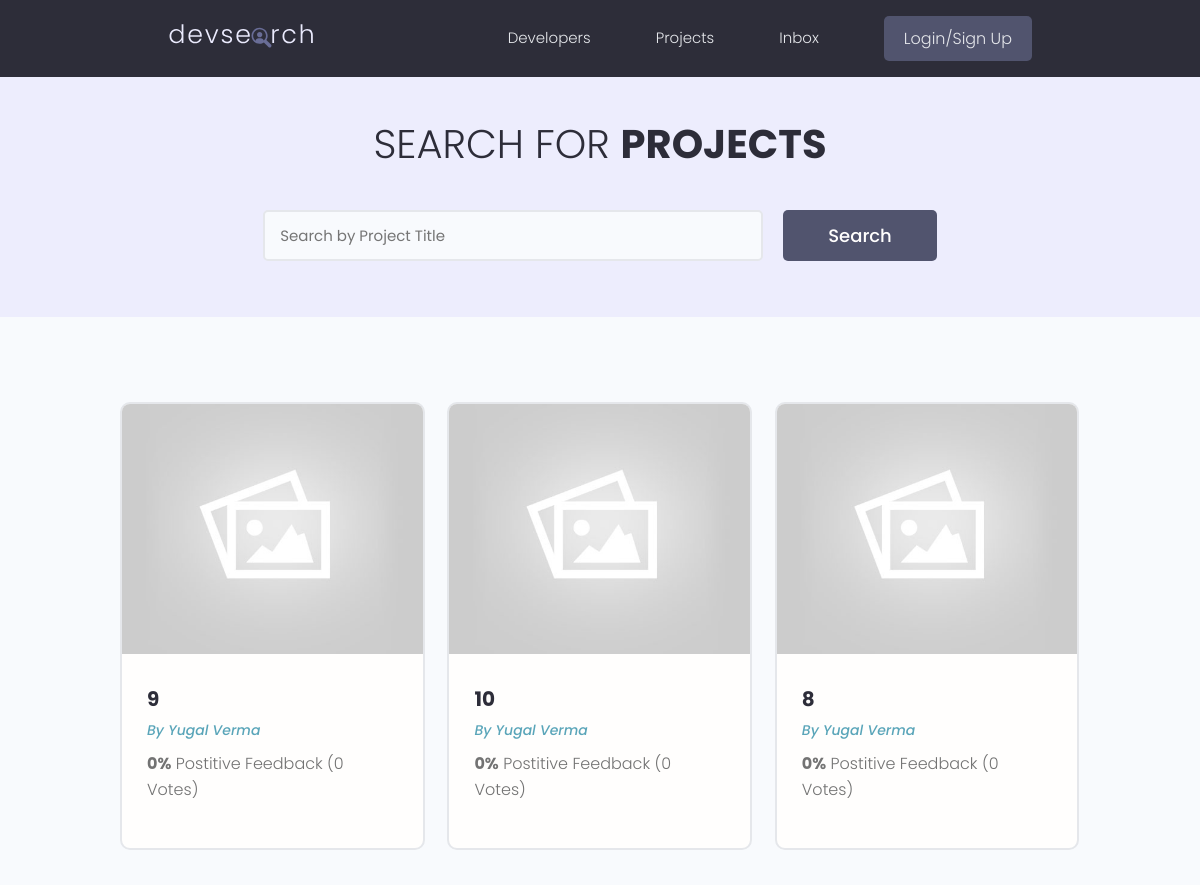
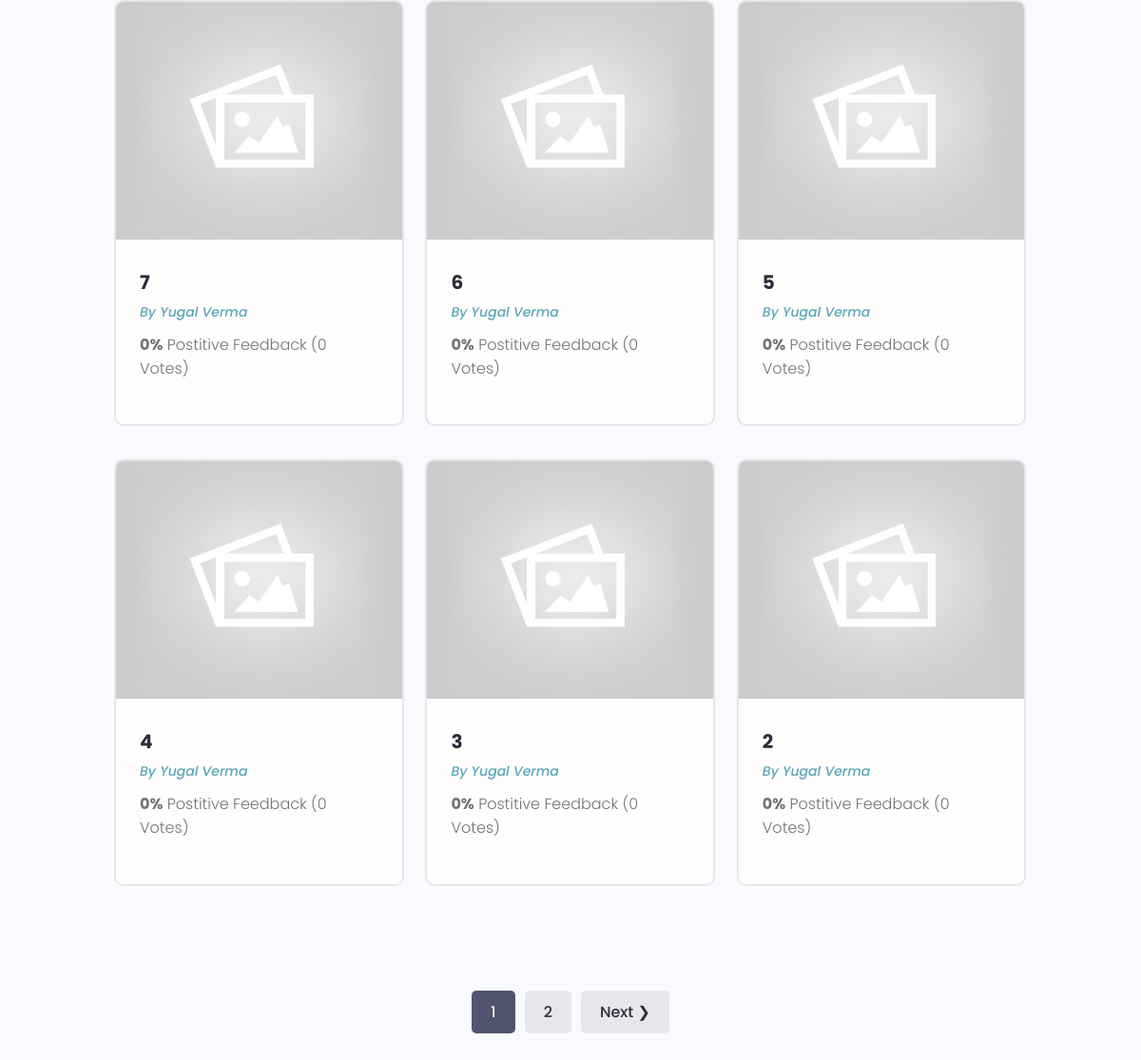
/projects/, run on the app's committed database (2 pictures, top to bottom).
### projects/models.py (models this page shows, shortened)
class Project(models.Model):
    owner = models.ForeignKey(Profile,on_delete=models.SET_NULL,null=True,blank=True)
    title = models.CharField(max_length = 200)
    description = models.TextField(null=True, blank=True)
    featured_image = models.ImageField(blank= True, null=True, default='default.jpg')
    demo_link = models.CharField(max_length = 2000, null = True, blank=True)
    source_link = models.CharField(max_length = 200, blank=True, null=True)
    tags = models.ManyToManyField('Tag', blank=True)
    vote_total = models.IntegerField(default=0, blank=True, null=True)
    vote_ratio = models.IntegerField(default=0, blank=True, null=True)
    created = models.DateTimeField(auto_now_add=True)
    id = models.UUIDField(default=uuid.uuid4, unique=True, primary_key=True, editable=False)
    class Meta:
        ordering = ['-created']

### users/models.py (models this page shows, shortened)
class Profile(models.Model):
    user = models.OneToOneField(User, on_delete=models.CASCADE,null=True, blank=True)
    name = models.CharField(max_length=200, blank=True,null=True)
    email = models.CharField(max_length=500, blank=True,null=True)
    username = models.CharField(max_length=200, blank=True,null=True)
    location = models.CharField(max_length=200, blank=True,null=True)
    short_intro = models.CharField(max_length = 500, blank=True,null=True)
    bio = models.TextField(blank=True,null=True)
    profile_image = models.ImageField(blank=True, null= True, default ='profiles/user-default.png', upload_to="profiles/")
    social_github = models.CharField(max_length=200, blank=True,null=True)
    social_twitter = models.CharField(max_length=200, blank=True,null=True)
    social_youtube = models.CharField(max_length=200, blank=True,null=True)
    social_linkedin = models.CharField(max_length=200, blank=True,null=True)
    social_website = models.CharField(max_length=200, blank=True,null=True)
    created = models.DateTimeField(auto_now_add=True)
    id = models.UUIDField(default=uuid.uuid4, unique=True, primary_key=True, editable=False)

### projects/views.py (the view)
# urls.py: path('projects/', include('projects.urls')),
def projects(request):
    projects,search_query = searchProjects(request)
    page = request.GET.get('page')
    results = 9
    paginator = Paginator(projects,results)
    try:
        projects = paginator.page(page)
    except PageNotAnInteger:
        page = 1
        projects = paginator.page(page)
    except EmptyPage:
        page = paginator.num_pages
        projects = paginator.page(page)
    context = {'projects': projects, 'search_query': search_query, 'paginator': paginator}
    return render(request,'projects/projects.html', context)

### projects/utils.py (called while the page is built)
def searchProjects(request):
    search_query = ''
    if request.GET.get('search_query'):
        search_query = request.GET.get('search_query')
    tags = Tag.objects.filter(name__icontains=search_query)
    projects = Project.objects.distinct().filter(
        Q(title__icontains = search_query) |
        Q(description__icontains = search_query) |
        Q(owner__name__icontains = search_query) |
        Q(tags__in = tags)
    )
    return projects, search_query

### projects/templates/projects/projects.html (shortened to what this page needs)
{% extends "main.html" %}
{% block content %}
        <main class="projects">
            <section class="hero-section text-center">
              <div class="container container--narrow">
                <div class="hero-section__box">
                  <h2>Search for <span>Projects</span></h2>
                </div>
                <div class="hero-section__search">
                  <form class="form" action="{% url 'projects' %}" method="get">
                    <div class="form__field">
                      <input class="input input--text" id="formInput#search" type="text" name="search_query"
                       value = "{{search_query}}" placeholder="Search by Project Title" />
                    </div>
                    <input class="btn btn--sub btn--lg" type="submit" value="Search" />
                  </form>
                </div>
              </div>
            </section>
            <section class="projectsList">
              <div class="container">
                <div class="grid grid--three">
                {% for project in projects %}
                    <div class="column">
                        <div class="card project">
                      <a href="{% url 'project' project.id %}" class="project">
                        <img class="project__thumbnail" src="{{project.featured_image.url}}" alt="project thumbnail" />
                        <div class="card__body">
                          <h3 class="project__title">{{project.title}}</h3>
                          <p><a class="project__author" href="{% url 'user-profile' project.owner.id %}">By {{project.owner.name}}</a></p>
                          <p class="project--rating">
                            <span style="font-weight: bold;">{{project.vote_ratio}}%</span> Postitive
                            Feedback ({{project.vote_total}} Vote{{project.vote_total|pluralize:"s"}})
                          </p>
                        </div>
                      </a>
                        </div>
                    </div>
                {% endfor %}
                </div>
              </div>
            </section>
            {% if projects.has_other_pages %}
            <div class="pagination">
              <ul class="container">
                {% for page in paginator.page_range %}
                  {% if page == projects.number %}
                  <li><a href="?page={{page}}" class="btn btn--sub">{{page}}</a></li>
                  {% else %}
                  <li><a href="?page={{page}}" class="btn">{{page}}</a></li>
                  {% endif %}
                {% endfor %}
                {% if projects.has_next %}
                  <li><a href="?page={{projects.next_page_number}}" class="btn">Next &#10095;</a></li>
                {% endif %}
              </ul>
            </div>
            {% endif %}
          </main>
{% endblock  %}

### static/styles/app.css (style rules this page uses)
:root { --color-sub: #2d2d39; }
.btn--sub { background-color: var(--color-sub-light); }
.card { border: 2px solid var(--color-light); }
img { width: 100%; }
.hero-section { height: 40vh; display: flex; align-items: center; background-color: var(--color-sub); }
.hero-section__box { margin-bottom: 4rem; }
.hero-section__box > h2, .hero-section__box > h2 > span { font-size: 4rem; color: var(--color-light); line-height: 1.3; text-transform: uppercase; }
.hero-section__box > h2 { font-weight: 300; }
.hero-section__box > h2 > span { font-weight: 700; }
.hero-section__search > .form { display: flex; align-items: center; justify-content: center; gap: 2rem; }
.hero-section__search > .form input.input--text { width: 50rem; }
.pagination { margin-top: 8rem; margin-bottom: 10rem; }
.pagination > ul { flex-wrap: wrap; list-style: none; display: flex; align-items: center; justify-content: center; gap: 1rem; }
.pagination .btn { color: var(--color-sub); }
.pagination .btn.btn--sub { color: var(--color-light); }
.project__author { font-size: 1.4rem; font-style: italic; }
.project--rating { margin-bottom: 1.6em; margin-top: .5em; }
.projects > .hero-section { background: var(--color-sub-lighter); height: 30vh; }
.projects .hero-section__box { margin-bottom: 2.5rem; }
.projects .hero-section__box > h2 { color: var(--color-sub); }
.projects .hero-section__box > h2 > span { font-weight: 700; color: var(--color-sub); }
.projectsList { margin-top: 8rem; }
.project__thumbnail { height: 25rem; object-fit: cover; object-position: top center; }
.project__title { font-size: 2rem; font-weight: 700; color: var(--color-sub); }

### static/uikit/styles/modules/_variables.css (style rules this page uses)
:root { --color-main: #5aa5b9; --color-main-light: #e6faff; --color-sub: #3f4156; --color-sub-light: #51546e; --color-sub-lighter: #ededfd; --color-text: #737373; --color-gray: #8b8b8b; --color-light: #e5e7eb; --color-light-gray: #767676; --color-bg: #f8fafd; --color-white: #fffefd; --color-white-light: #f3f3f3; --color-success: #359e64; --color-success-bg: #def8e8; --color-error: #fc4b0b; --color-error-bg: #fff2ee; --font-base: 'Poppins', arial, helvetica, 'Segoe UI', roboto, ubuntu, sans-serif; --font-monospace: 'Fira Code', 'Courier New', courier, monospace; --font-regular: 300; --font-medium: 500; --font-bold: 700; --generic-shadow: 1px 1px 5px #00000010; --generic-transition: all 0.3s ease-in-out; }

### static/uikit/styles/modules/_base.css (style rules this page uses)
* { margin: 0; padding: 0; box-sizing: border-box; text-rendering: optimizeLegibility; color: inherit; font-size: inherit; }
html { font-size: 50%; }
@media only screen and (min-width: 480px) { html { font-size: 56.25%; } }
@media only screen and (min-width: 1200px) { html { font-size: 62.5%; } }
body { line-height: 1.6; font-weight: 400; font-size: 1.5rem; color: var(--color-text); background-color: var(--color-bg); min-height: 100vh; }

### static/uikit/styles/modules/_typography.css (style rules this page uses)
* { font-family: var(--font-base); }
h2 { font-size: 3.6rem; font-weight: var(--font-bold); }
h3 { font-size: 3.2rem; font-weight: var(--font-medium); }
p, span, strong { font-size: 1.6rem; color: var(--color-text); font-weight: var(--font-regular); }
a { padding-bottom: 2px; text-decoration: none; display: inline-block; color: var(--color-main); font-weight: var(--font-medium); }

### static/uikit/styles/modules/_utilities.css (style rules this page uses)
.container { width: 92%; max-width: 165rem; margin: 0 auto; box-sizing: border-box; }
.container--narrow { width: 92%; max-width: 120rem; }
@media screen and (min-width: 1000px) { .container { width: 90%; } }
@media screen and (min-width: 1000px) { .container--narrow { width: 85%; } }
@media screen and (min-width: 1200px) { .container { width: 80%; } }
@media screen and (min-width: 1200px) { .container--narrow { width: 72%; } }
.text-center { text-align: center; }

### static/uikit/styles/modules/_button.css (style rules this page uses)
.btn { display: inline-block; position: relative; cursor: pointer; background-color: var(--color-light); font-weight: var(--font-medium); color: var(--color-sub); text-decoration: none; padding: 1rem 2rem; border-radius: 0.5rem; border: none; width: -webkit-fit-content; width: -moz-fit-content; width: fit-content; height: -webkit-fit-content; height: -moz-fit-content; height: fit-content; font-size: 1.6rem; outline-width: 0; outline-color: transparent; -webkit-backface-visibility: hidden; backface-visibility: hidden; transition: all 0.3s ease-in-out; }
.btn--sub { background-color: var(--color-sub); color: var(--color-white); }
.btn--lg { font-size: 1.8rem; padding: 1.2rem 4.5rem; }

### data on the page
Project: featured_image (placeholder picture), title "9", owner.name "Yugal Verma", vote_ratio "0", vote_total "0"
Project: featured_image (placeholder picture), title "10", owner.name "Yugal Verma", vote_ratio "0", vote_total "0"
Project: featured_image (placeholder picture), title "8", owner.name "Yugal Verma", vote_ratio "0", vote_total "0"
Project: featured_image (placeholder picture), title "7", owner.name "Yugal Verma", vote_ratio "0", vote_total "0"
Project: featured_image (placeholder picture), title "6", owner.name "Yugal Verma", vote_ratio "0", vote_total "0"
Project: featured_image (placeholder picture), title "5", owner.name "Yugal Verma", vote_ratio "0", vote_total "0"
Project: featured_image (placeholder picture), title "4", owner.name "Yugal Verma", vote_ratio "0", vote_total "0"
Project: featured_image (placeholder picture), title "3", owner.name "Yugal Verma", vote_ratio "0", vote_total "0"
Project: featured_image (placeholder picture), title "2", owner.name "Yugal Verma", vote_ratio "0", vote_total "0"

### other printed values
{{ page }} "1"
{{ page }} "2"
